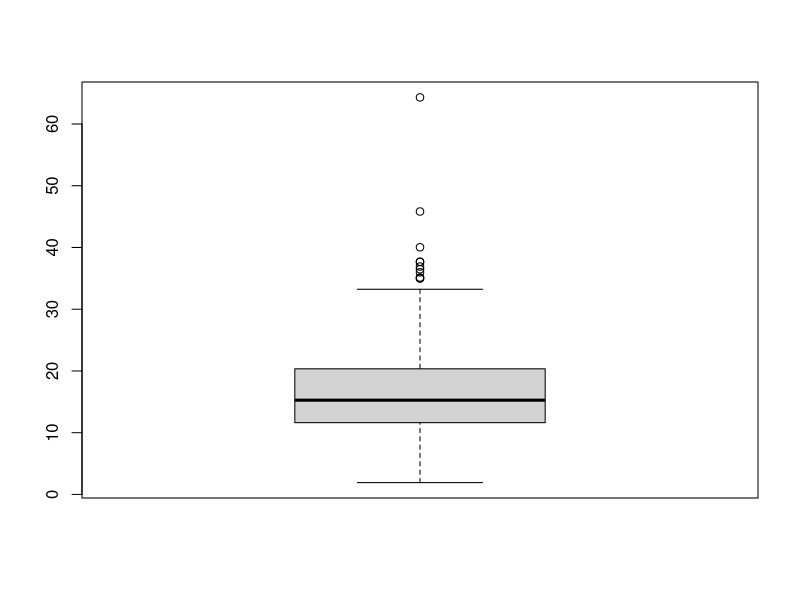
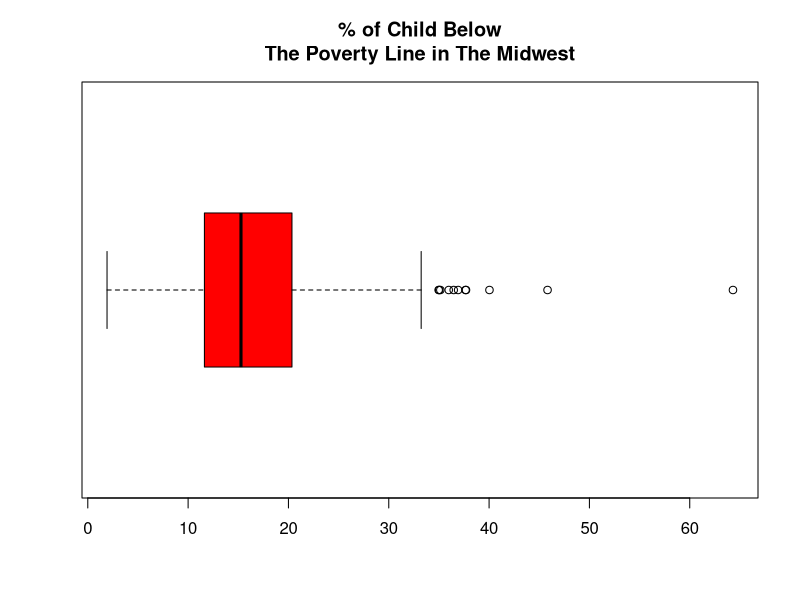
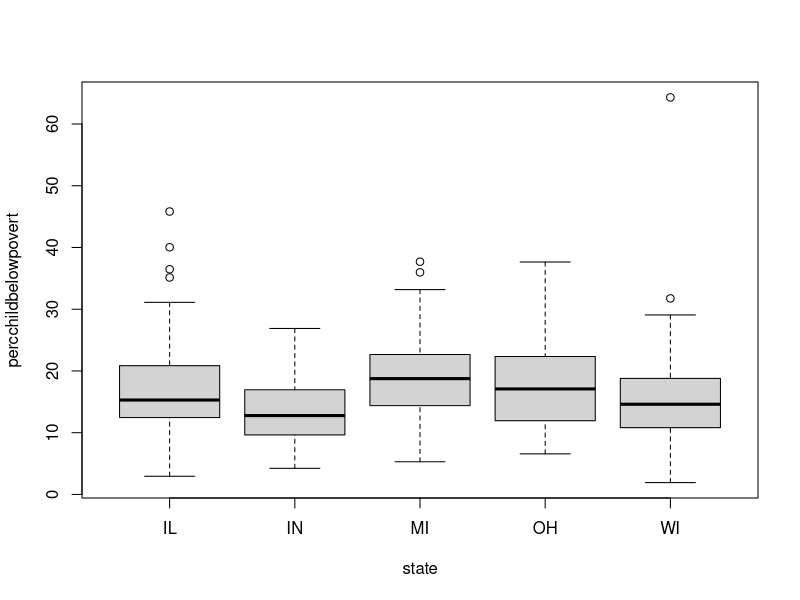
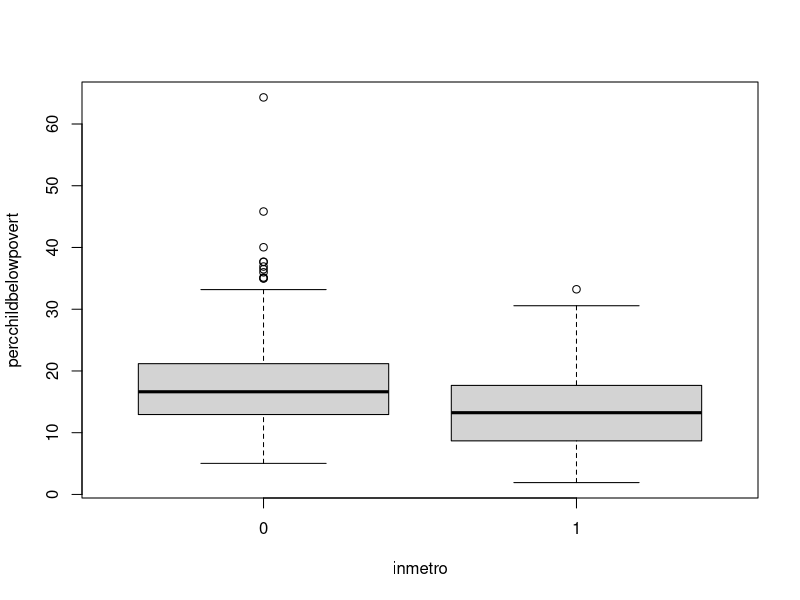
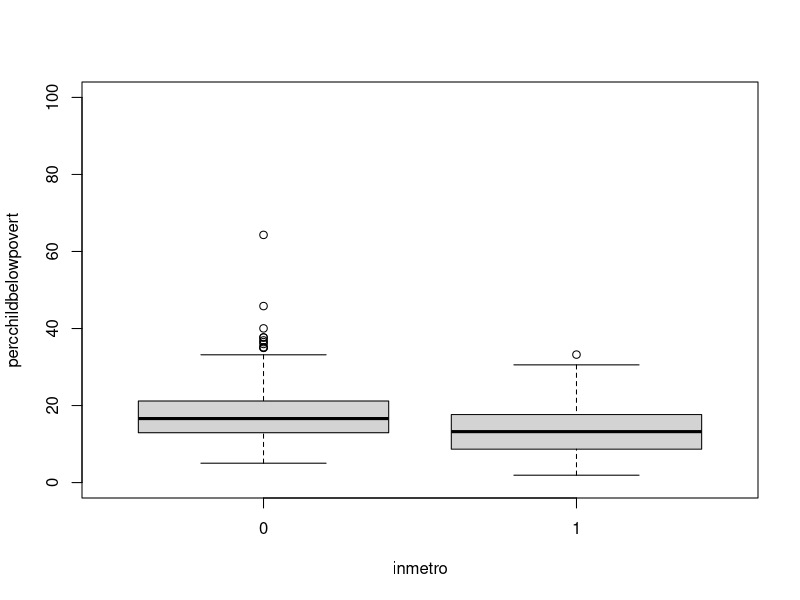
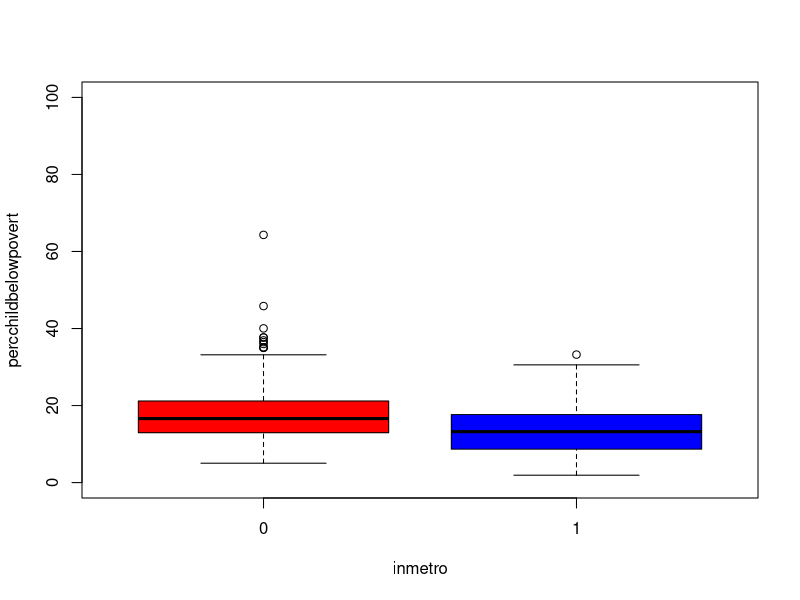
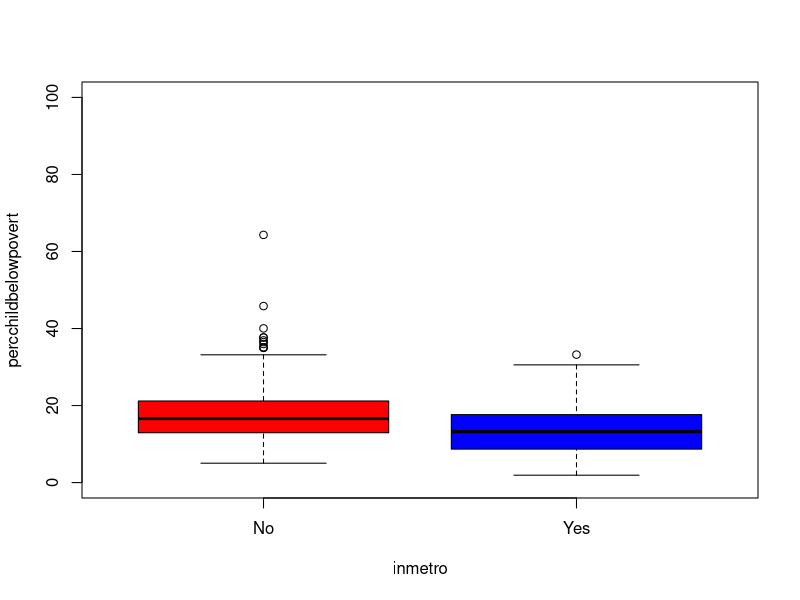
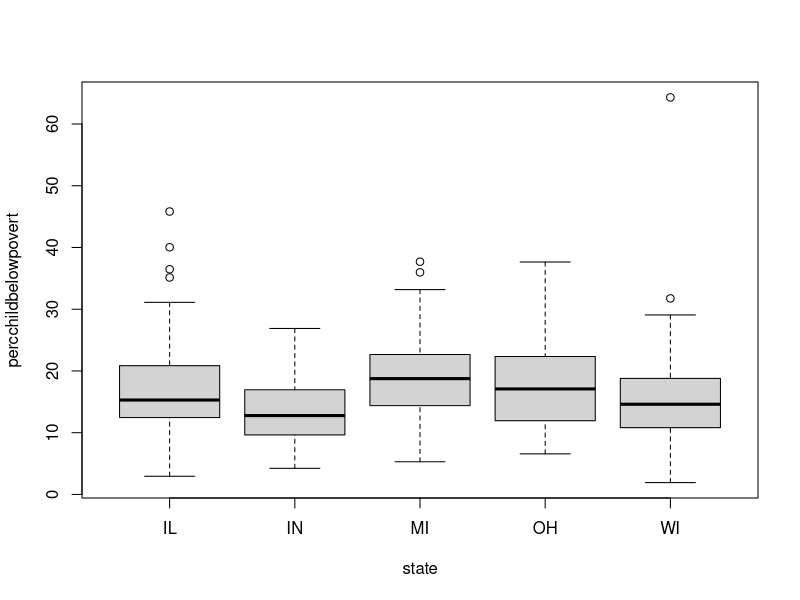

These charts were generated, in order, by the following R code:
library(ggplot2)
df <- midwest
help(midwest)  # mengandung informasi dari built-in dataset yg diperlukan
head(df)

#### Base ####
boxplot(df$percchildbelowpovert)

# merubah judul plot dan warna boxplot
boxplot(df$percchildbelowpovert, horizontal = T,
        main = "% of Child Below\nThe Poverty Line in The Midwest", col = "red")

#### Base: Grouping ####
# pengelompokan dgn x = kategorik dan y = numerik
boxplot(percchildbelowpovert ~ state, data = midwest)
boxplot(percchildbelowpovert ~ inmetro, data = midwest)

# parameter xlim/ylim untuk mengubah batasan skala
boxplot(percchildbelowpovert ~ inmetro, data = midwest, ylim = c(0, 100))

#### Base: Group Coloring ####
# masukkan vektor ke dalam parameter col untuk menggunakan banyak warna
boxplot(percchildbelowpovert ~ inmetro, data = midwest, ylim = c(0, 100),
        col = c("red", "blue"))

#### Base: Axis Modification ####
# xaxt untuk mengubah tipe sumbu-x, xaxt = 'n' untuk menghilangkan isi sumbu
boxplot(percchildbelowpovert ~ inmetro, data = midwest, ylim = c(0, 100),
        col = c("red", "blue"), xaxt = "n")

# untuk memodifikasi salah satu sumbu
axis(1, at = 1:2, labels = c("No", "Yes"))

#### Base: Category Sorting ####
boxplot(percchildbelowpovert ~ state, data = df)
# reorder() untuk mengurutkan suatu kategori berdasarkan suatu statistiknya
# dalam kasus ini diurutkan berdasarkan mediannya
boxplot(df$percchildbelowpovert ~
                reorder(df$state, df$percchildbelowpovert, FUN = median))

# reorder() dapat disimpan ke dalam suatu variabel terlebih dahulu
state.reord <- reorder(df$state, df$percchildbelowpovert, FUN = median)
# sehingga kode bisa menjdai lebih rapih
boxplot(df$percchildbelowpovert ~ state.reord)

# membalikkan urutan kategori menggunakan tidyverse::fct_rev()
library(tidyverse)
boxplot(df$percchildbelowpovert ~ fct_rev(state.reord))  # reverse factor order

# penggunaan parameter data pada fungsi plot
boxplot(df$percchildbelowpovert ~ state.reord,
        col = c("darkred", "red", "white", "blue", "darkblue"))
boxplot(percchildbelowpovert ~ state.reord, data = df,
        col = c("darkred", "red", "white", "blue", "darkblue"))

# modifikasi warna, judul, dan label
boxplot(df$percchildbelowpovert ~ state.reord,
        col = c("darkblue", "blue", "white", "red", "darkred"),
        main = "Child Poverty Rate in Midwest Counties,\nGrouped by States",
        xlab = "State", ylab = "% of Child Living Under Poverty Line",
        ylim = c(0, 100))

# menambahkan garis horizontal dan teks
abline(h = 50, lty = "dashed", col = "grey")
text(x = 2, y = 64.31 + 7, labels = "Menominee, WI", cex = .725)

max(df$percchildbelowpovert)
df$county[df$percchildbelowpovert == max(df$percchildbelowpovert)]

#### GGPlot ####
library(ggplot2)
ggplot(data = df, mapping = aes(y = percchildbelowpovert)) + geom_boxplot()

# objek ggplot dapat disimpan ke dalam suatu variabel
bp.child.povr <- ggplot(data = df, mapping = aes(y = percchildbelowpovert)) +
        geom_boxplot()

# modifikasi tema di ggplot
bp.child.povr + theme_light()
bp.child.povr + theme_bw()
bp.child.povr + theme_classic()
bp.child.povr + theme_minimal()
bp.child.povr + theme_void()  # akan berguna jika menggunakan peta choropleth

#### GGPlot: Grouping ####
bp.cp.inmet <- ggplot(
        data = df, mapping = aes(x = as.factor(inmetro),  # faktor krn kategorik
                                 y = percchildbelowpovert)
) + geom_boxplot()

bp.cp.inmet + theme_classic()

#### GGPlot: Group Coloring ####
cp.inmet.col <- ggplot(
        data = df, mapping = aes(x = as.factor(inmetro),
                                 y = percchildbelowpovert,
                                 fill = as.factor(inmetro))
)

# modifikasi warna dan transparansi
cp.inmet.col + geom_boxplot(fill = "orange") + theme_classic()
cp.inmet.col + geom_boxplot(fill = "orange", alpha = .35) + theme_classic()

# fill (warna isi) vs color (warna garis/border)
cp.inmet.col + geom_boxplot(fill = "orange", color = "brown") + theme_classic()
cp.inmet.col + geom_boxplot(fill = c("red", "blue")) + theme_classic()

#### GGPlot: Axis Modification ####
cp.inmet.col + geom_boxplot(fill = c("red", "blue")) + theme_classic()

# menukar sumbu-x dan y
cp.inmet.col + geom_boxplot(fill = c("red", "blue"))  + theme_classic() +
        coord_flip()

# modifikasi label dan ticks pada sumbu-x dan y
cp.inmet.col + geom_boxplot(fill = c("red", "blue")) + theme_classic() +
        xlab("County considered in a metro area?") +
        ylab("% of Child Living Under Poverty") +
        scale_x_discrete(breaks = c(0, 1), labels = c("No", "Yes")) +
        ylim(0, 100)


#### GGPlot: Category Sorting ####
ggplot(df, aes(x = reorder(state, percchildbelowpovert, median),
               y = percchildbelowpovert)) +
        geom_boxplot()

# state.reord telah dideklarasikan sebelumnya
cp.state <- ggplot(df, aes(x = state.reord, y = percchildbelowpovert,
                           color = state.reord))

cp.state + geom_boxplot()

# membalikkan urutan kategori
cp.state + geom_boxplot() + scale_x_discrete(limits = rev(levels(state.reord)))

# boxplot + jitter
cp.state + geom_boxplot() + geom_jitter(alpha = .5) + scale_x_discrete() +
        theme(legend.position="none")  # menghilangkan legenda
